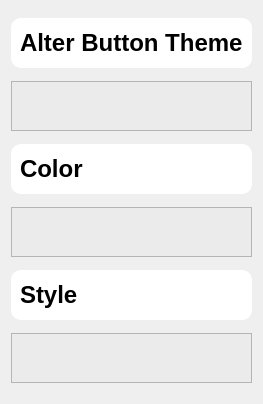
                <widget class="QWidget" name="scrollAreaWidgetContents_6">
                 <property name="geometry">
                  <rect>
                   <x>0</x>
                   <y>0</y>
                   <width>250</width>
                   <height>404</height>
                  </rect>
                 </property>
                 <layout class="QVBoxLayout" name="verticalLayout_19">
                  <item>
                   <widget class="QFrame" name="frame_36">
                    <property name="maximumSize">
                     <size>
                      <width>16777215</width>
                      <height>50</height>
                     </size>
                    </property>
                    <property name="styleSheet">
                     <string notr="true">background-color: rgb(255, 255, 255);
border-radius:10px;</string>
                    </property>
                    <property name="frameShape">
                     <enum>QFrame::StyledPanel</enum>
                    </property>
                    <property name="frameShadow">
                     <enum>QFrame::Raised</enum>
                    </property>
                    <layout class="QHBoxLayout" name="horizontalLayout_26">
                     <item alignment="Qt::AlignLeft">
                      <widget class="QLabel" name="label_16">
                       <property name="font">
                        <font>
                         <pointsize>18</pointsize>
                         <weight>75</weight>
                         <bold>true</bold>
                        </font>
                       </property>
                       <property name="text">
                        <string>Alter Button Theme</string>
                       </property>
                      </widget>
                     </item>
                    </layout>
                   </widget>
                  </item>
                  <item>
                   <widget class="QFrame" name="frame_35">
                    <property name="maximumSize">
                     <size>
                      <width>16777215</width>
                      <height>50</height>
                     </size>
                    </property>
                    <property name="styleSheet">
                     <string notr="true">background-color: rgb(235, 235, 235);
</string>
                    </property>
                    <property name="frameShape">
                     <enum>QFrame::StyledPanel</enum>
                    </property>
                    <property name="frameShadow">
                     <enum>QFrame::Raised</enum>
                    </property>
                    <layout class="QHBoxLayout" name="horizontalLayout_25"/>
                   </widget>
                  </item>
                  <item>
                   <widget class="QFrame" name="frame_37">
                    <property name="maximumSize">
                     <size>
                      <width>16777215</width>
                      <height>50</height>
                     </size>
                    </property>
                    <property name="styleSheet">
                     <string notr="true">background-color: rgb(255, 255, 255);
border-radius:10px;</string>
                    </property>
                    <property name="frameShape">
                     <enum>QFrame::StyledPanel</enum>
                    </property>
                    <property name="frameShadow">
                     <enum>QFrame::Raised</enum>
                    </property>
                    <layout class="QHBoxLayout" name="horizontalLayout_27">
                     <item alignment="Qt::AlignLeft">
                      <widget class="QLabel" name="label_17">
                       <property name="font">
                        <font>
                         <pointsize>18</pointsize>
                         <weight>75</weight>
                         <bold>true</bold>
                        </font>
                       </property>
                       <property name="text">
                        <string>Color</string>
                       </property>
                      </widget>
                     </item>
                    </layout>
                   </widget>
                  </item>
                  <item>
                   <widget class="QFrame" name="frame_38">
                    <property name="maximumSize">
                     <size>
                      <width>16777215</width>
                      <height>50</height>
                     </size>
                    </property>
                    <property name="styleSheet">
                     <string notr="true">background-color: rgb(235, 235, 235);
</string>
                    </property>
                    <property name="frameShape">
                     <enum>QFrame::StyledPanel</enum>
                    </property>
                    <property name="frameShadow">
                     <enum>QFrame::Raised</enum>
                    </property>
                    <layout class="QHBoxLayout" name="horizontalLayout_28"/>
                   </widget>
                  </item>
                  <item>
                   <widget class="QFrame" name="frame_39">
                    <property name="maximumSize">
                     <size>
                      <width>16777215</width>
                      <height>50</height>
                     </size>
                    </property>
                    <property name="styleSheet">
                     <string notr="true">background-color: rgb(255, 255, 255);
border-radius:10px;</string>
                    </property>
                    <property name="frameShape">
                     <enum>QFrame::StyledPanel</enum>
                    </property>
                    <property name="frameShadow">
                     <enum>QFrame::Raised</enum>
                    </property>
                    <layout class="QHBoxLayout" name="horizontalLayout_29">
                     <item alignment="Qt::AlignLeft">
                      <widget class="QLabel" name="label_18">
                       <property name="font">
                        <font>
                         <pointsize>18</pointsize>
                         <weight>75</weight>
                         <bold>true</bold>
                        </font>
                       </property>
                       <property name="text">
                        <string>Style</string>
                       </property>
                      </widget>
                     </item>
                    </layout>
                   </widget>
                  </item>
                  <item>
                   <widget class="QFrame" name="frame_40">
                    <property name="maximumSize">
                     <size>
                      <width>16777215</width>
                      <height>50</height>
                     </size>
                    </property>
                    <property name="styleSheet">
                     <string notr="true">background-color: rgb(235, 235, 235);
</string>
                    </property>
                    <property name="frameShape">
                     <enum>QFrame::StyledPanel</enum>
                    </property>
                    <property name="frameShadow">
                     <enum>QFrame::Raised</enum>
                    </property>
                    <layout class="QHBoxLayout" name="horizontalLayout_30"/>
                   </widget>
                  </item>
                 </layout>
                </widget>
